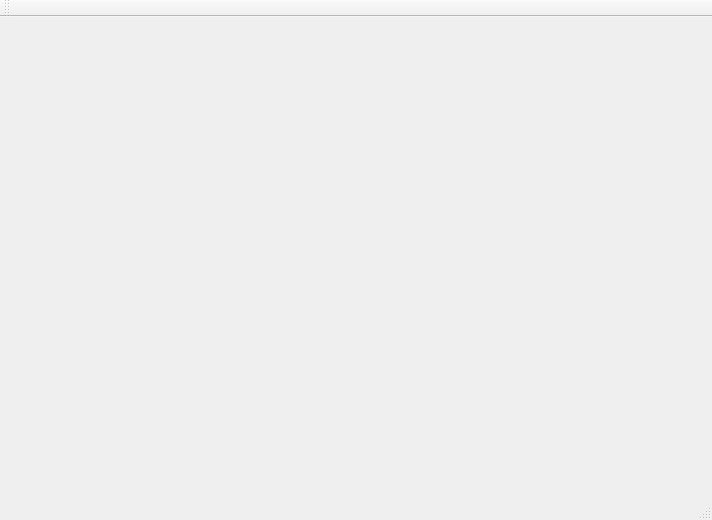
<?xml version="1.0" encoding="UTF-8"?>
<ui version="4.0">
 <class>MainWindow</class>
 <widget class="QMainWindow" name="MainWindow">
  <property name="geometry">
   <rect>
    <x>0</x>
    <y>0</y>
    <width>712</width>
    <height>520</height>
   </rect>
  </property>
  <property name="windowTitle">
   <string>MainWindow</string>
  </property>
  <widget class="QWidget" name="centralWidget">
   <layout class="QGridLayout" name="gridLayout_2">
    <item row="0" column="0">
     <widget class="SorterForm" name="widget" native="true"/>
    </item>
   </layout>
  </widget>
  <widget class="QMenuBar" name="menuBar">
   <property name="geometry">
    <rect>
     <x>0</x>
     <y>0</y>
     <width>712</width>
     <height>22</height>
    </rect>
   </property>
  </widget>
  <widget class="QToolBar" name="mainToolBar">
   <attribute name="toolBarArea">
    <enum>TopToolBarArea</enum>
   </attribute>
   <attribute name="toolBarBreak">
    <bool>false</bool>
   </attribute>
  </widget>
  <widget class="QStatusBar" name="statusBar"/>
 </widget>
 <layoutdefault spacing="6" margin="11"/>
 <customwidgets>
  <customwidget>
   <class>SorterForm</class>
   <extends>QWidget</extends>
   <header>sorterform.h</header>
   <container>1</container>
  </customwidget>
 </customwidgets>
 <resources/>
 <connections/>
</ui>
